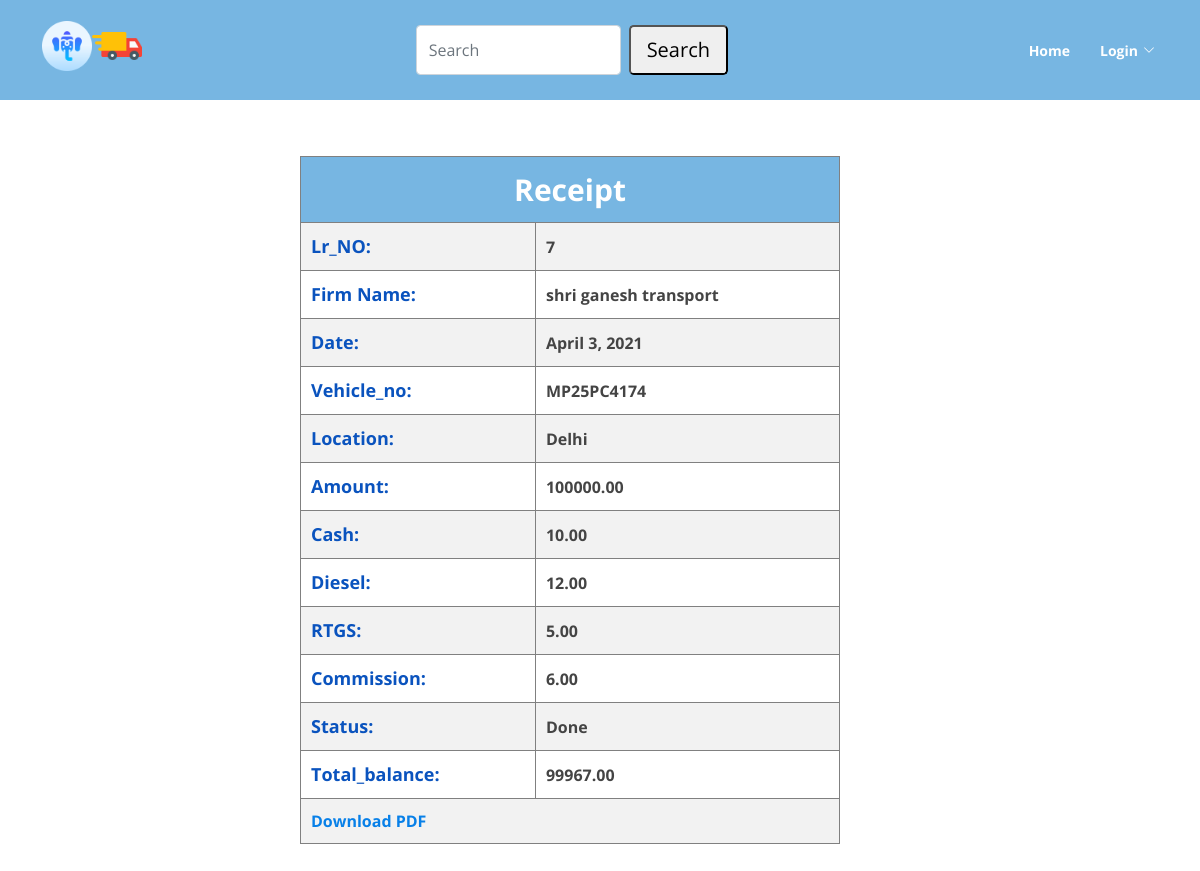
Page /7/ on the committed database.
### sgt_App/models.py (models this page shows, shortened)
class Entries(models.Model):
    STATUS_CHOICES = (('pending', 'Pending'), ('done', 'Done'),('cancle', 'Cancle'))
    FIRM_CHOICES = (('new gandhi roadline', 'New Gandhi Roadline'), ('shri ganesh roadline','Shri Ganesh Roadline'))
    date = models.DateField()
    lr_no = models.IntegerField(primary_key=True,unique=True)
    vehicle_no = models.CharField(max_length=100,db_index=True)
    location = models.CharField(max_length=200,db_index=True)
    slug = models.SlugField(max_length=200,db_index=True)
    amount = models.DecimalField(max_digits=10,decimal_places=2)
    cash = models.DecimalField(max_digits=10,decimal_places=2)
    diesel = models.DecimalField(max_digits=10,decimal_places=2)
    rtgs = models.DecimalField(max_digits=10,decimal_places=2)
    commission = models.DecimalField(max_digits=10,decimal_places=2)
    total_balance = models.DecimalField(max_digits=10,decimal_places=2)
    status = models.CharField(max_length=10, choices=STATUS_CHOICES, default='done')
    firm_name = models.CharField(max_length=50, choices=FIRM_CHOICES, default='shri ganesh roadline')
    class Meta:
        db_table = 'entries'

### sgt_App/views.py (the view)
# urls.py: path('<int:lr_no>/', views.entry_detail, name='entry_detail'),
def entry_detail(request, lr_no):
    entry = get_object_or_404(Entries, lr_no=lr_no)
    return render(request, 'detail.html', {'entry': entry})

### templates/detail.html (shortened to what this page needs)
{% extends 'base1.html' %}
{% block content %}
    <div class="detail_media">
        <table>
            <tr>
                <th class="detail_head" colspan="2">Receipt</th>
            </tr>
            <tr>
                <th class="detail_title">Lr_NO:</th>
                <th>{{ entry.lr_no }}</th>
            </tr>
             <tr>
                <th class="detail_title">Firm Name:</th>
                <th>{{ entry.firm_name }}</th>
            </tr>
            <tr>
                <th class="detail_title">Date:</th>
                <th>{{ entry.date }}</th>
            </tr>
            <tr>
                <th class="detail_title">Vehicle_no:</th>
                <th>{{ entry.vehicle_no }}</th>
            </tr>
            <tr>
                <th class="detail_title">Location:</th>
                <th>{{ entry.location }}</th>
            </tr>
            <tr>
                <th class="detail_title">Amount:</th>
                <th>{{ entry.amount }}</th>
            </tr>
            <tr>
                <th class="detail_title">Cash:</th>
                <th>{{ entry.cash }}</th>
            </tr>
            <tr>
                <th class="detail_title">Diesel:</th>
                <th>{{ entry.diesel }}</th>
            </tr>
            <tr>
                <th class="detail_title">RTGS:</th>
                <th>{{ entry.rtgs }}</th>
            </tr>
            <tr>
                <th class="detail_title">Commission:</th>
                <th>{{ entry.commission }}</th>
            </tr>
            <tr>
                <th class="detail_title">Status:</th>
                <th>{{ entry.status|title }}</th>
            </tr>
            <tr>
                <th class="detail_title">Total_balance:</th>
                <th>{{ entry.total_balance }}</th>
            </tr>
            <tr>
                <th colspan="2">
                    <a href="{% url 'pdf_report' pk=entry.lr_no %}">Download PDF</a></th>
            </tr>
        </table>
        <br><br>
    </div>
{% endblock %}

### static/assets/css/style.css (style rules this page uses)
body { font-family: "Open Sans", sans-serif; color: #444444; }
a { text-decoration: none; color: #0880e8; }
table { width: 90%; border-spacing: 0; border-collapse: collapse; }
table th, table td { text-align: left; padding: 10px; margin: 0; border: 1px solid gray; }
tr:nth-child(even) { background-color: #f2f2f2 }
.detail_head { font-size: 30px; color: white; background-color: #77b6e2; text-align: center; }
.detail_title { font-size: 18px; font-weight: bold; color: #0a53be; }
.detail_media { text-align: center; margin-top: 5%; margin-left: 25%; width: 50%; }

### rows in the picture
Entries: lr_no "7", firm_name "shri ganesh transport", date "April 3, 2021", vehicle_no "MP25PC4174", location "Delhi", amount "100000.00", cash "10.00", diesel "12.00", rtgs "5.00", commission "6.00", status "Done", total_balance "99967.00"
